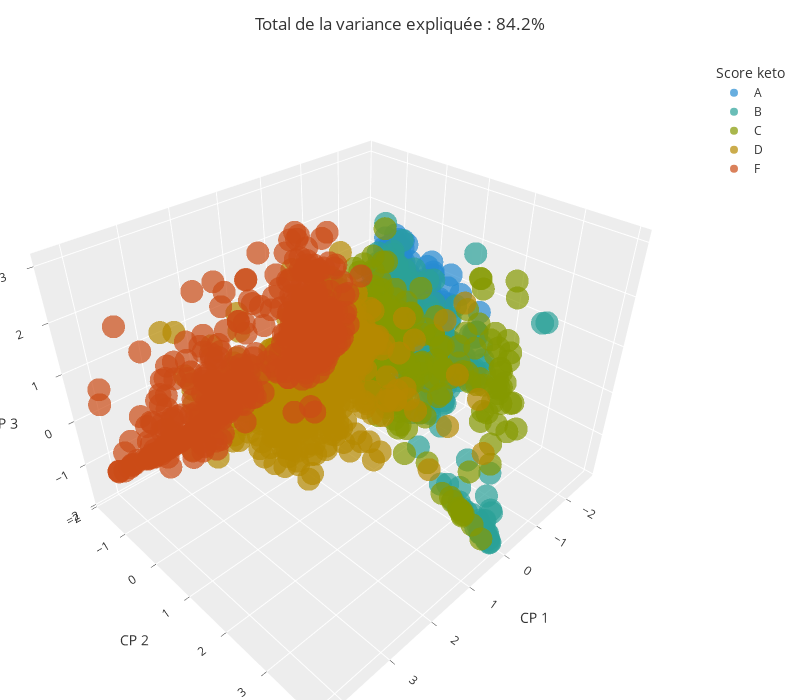

The cell this chart's notebook holds for it:
### Code cell
num_per_ks_kept = 500
zcore_to_filter = 3
z_scores = stats.zscore(
    pca_df[["principal_component_1", "principal_component_2", "principal_component_3"]]
)
abs_z_scores = np.abs(z_scores)
filt_entries = (abs_z_scores < zcore_to_filter).all(axis=1)
filt_pca_df = pca_df[filt_entries]
reduc_dfs = []

for keto_score in ["A", "B", "C", "D", "F"]:
    reduc_dfs.append(
        filt_pca_df.loc[filt_pca_df["keto_score"] == keto_score].sample(
            n=num_per_ks_kept
        )
    )

reduc_filt_pca_df = pd.concat(reduc_dfs, axis=0)

reduc_filt_pca_df.reset_index(drop=True, inplace=True)

fig = px.scatter_3d(
    reduc_filt_pca_df,
    x="principal_component_1",
    y="principal_component_2",
    z="principal_component_3",
    color="keto_score",
    color_discrete_sequence=theme_clrs,
    opacity=0.7,
    template="ggplot2",
    title=f"Total de la variance expliquée : {round(sum(pca_ecr) * 100, 2)}%",
    width=800,
    height=700,
)

plt.style.use("Solarize_Light2")
fig.update_layout(
    legend_title="Score keto",
    scene={
        "xaxis_title": "CP 1",
        "yaxis_title": "CP 2",
        "zaxis_title": "CP 3",
    },
    margin={"l": 0, "r": 100, "b": 0, "t": 60},
)
fig.show()

### Figure 1 — Plotly figure (JSON) as saved in the notebook; plotly's stock layout.template omitted (floating-point values rounded to 4 significant figures; data arrays with more than 128 entries replaced by an {"elided": "..."} marker saying what was removed)
{"data": [{"hovertemplate": "keto_score=A<br>principal_component_1=%{x}<br>principal_component_2=%{y}<br>principal_component_3=%{z}<extra></extra>", "legendgroup": "A", "marker": {"color": "#268BD2", "opacity": 0.7, "symbol": "circle"}, "mode": "markers", "name": "A", "scene": "scene", "showlegend": true, "type": "scatter3d", "x": {"elided": "500 float values"}, "y": {"elided": "500 float values"}, "z": {"elided": "500 float values"}}, {"hovertemplate": "keto_score=B<br>principal_component_1=%{x}<br>principal_component_2=%{y}<br>principal_component_3=%{z}<extra></extra>", "legendgroup": "B", "marker": {"color": "#2AA198", "opacity": 0.7, "symbol": "circle"}, "mode": "markers", "name": "B", "scene": "scene", "showlegend": true, "type": "scatter3d", "x": {"elided": "500 float values"}, "y": {"elided": "500 float values"}, "z": {"elided": "500 float values"}}, {"hovertemplate": "keto_score=C<br>principal_component_1=%{x}<br>principal_component_2=%{y}<br>principal_component_3=%{z}<extra></extra>", "legendgroup": "C", "marker": {"color": "#859900", "opacity": 0.7, "symbol": "circle"}, "mode": "markers", "name": "C", "scene": "scene", "showlegend": true, "type": "scatter3d", "x": {"elided": "500 float values"}, "y": {"elided": "500 float values"}, "z": {"elided": "500 float values"}}, {"hovertemplate": "keto_score=D<br>principal_component_1=%{x}<br>principal_component_2=%{y}<br>principal_component_3=%{z}<extra></extra>", "legendgroup": "D", "marker": {"color": "#B58900", "opacity": 0.7, "symbol": "circle"}, "mode": "markers", "name": "D", "scene": "scene", "showlegend": true, "type": "scatter3d", "x": {"elided": "500 float values"}, "y": {"elided": "500 float values"}, "z": {"elided": "500 float values"}}, {"hovertemplate": "keto_score=F<br>principal_component_1=%{x}<br>principal_component_2=%{y}<br>principal_component_3=%{z}<extra></extra>", "legendgroup": "F", "marker": {"color": "#CB4B16", "opacity": 0.7, "symbol": "circle"}, "mode": "markers", "name": "F", "scene": "scene", "showlegend": true, "type": "scatter3d", "x": {"elided": "500 float values"}, "y": {"elided": "500 float values"}, "z": {"elided": "500 float values"}}], "layout": {"height": 700, "legend": {"title": {"text": "Score keto"}, "tracegroupgap": 0}, "margin": {"b": 0, "l": 0, "r": 100, "t": 60}, "scene": {"domain": {"x": [0, 1], "y": [0, 1]}, "xaxis": {"title": {"text": "CP 1"}}, "yaxis": {"title": {"text": "CP 2"}}, "zaxis": {"title": {"text": "CP 3"}}}, "title": {"text": "Total de la variance expliquée : 84.2%"}, "width": 800}}
